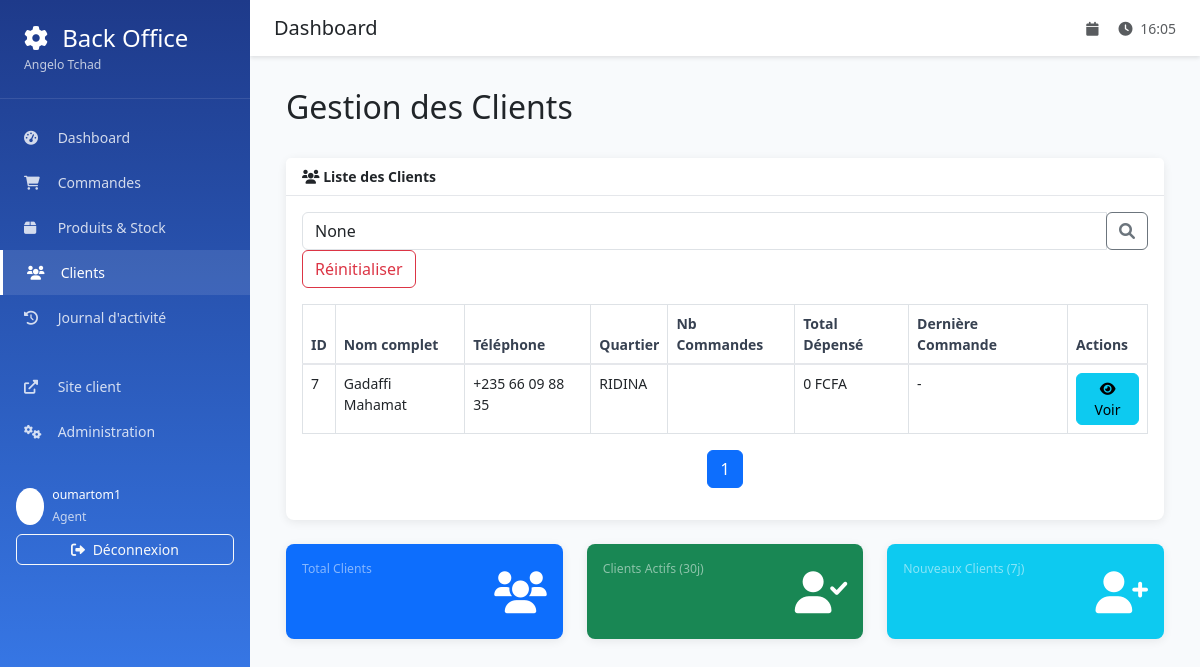
Page /backoffice/clients/ (signed in) on the earlier database version.
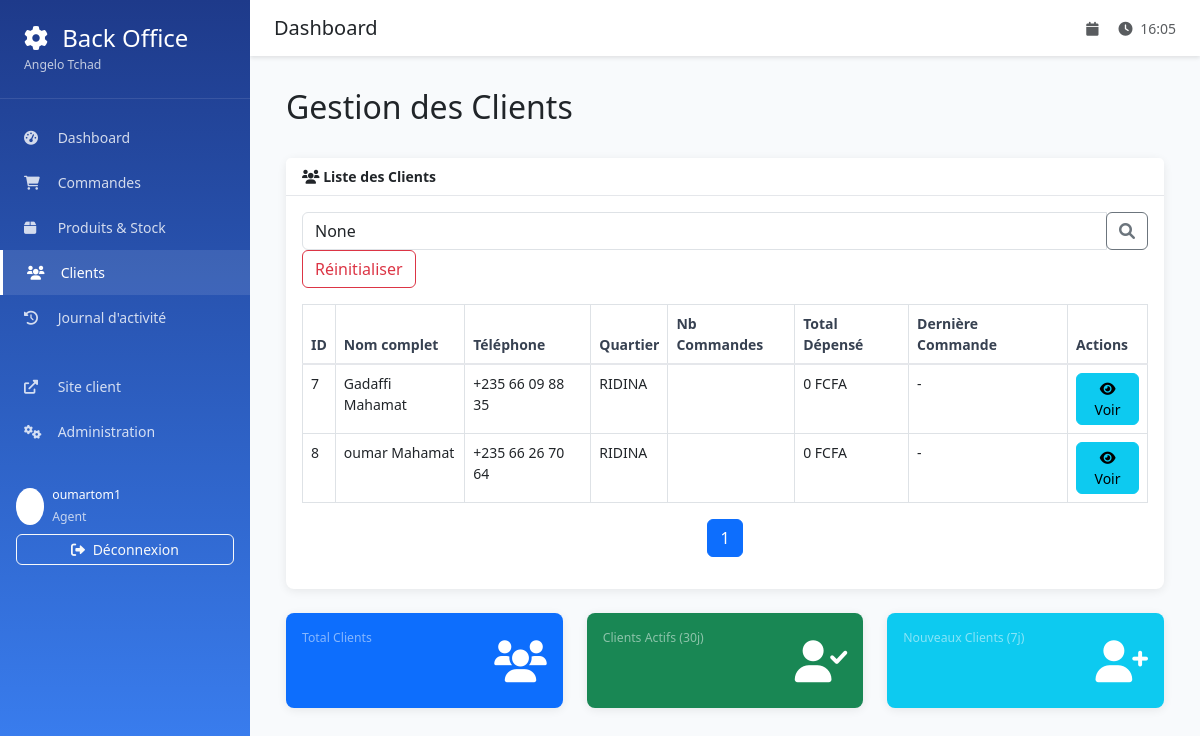
Same page on the later database version.
### orders/models.py (models this page shows, shortened)
class Client(models.Model):
    first_name = models.CharField(max_length=100, verbose_name="Prénom")
    last_name = models.CharField(max_length=100, verbose_name="Nom")
    phone_regex = RegexValidator(
        regex=r'^\+235\s?\d{2}\s?\d{2}\s?\d{2}\s?\d{2}$',
        message="Le numéro doit être au format: +235 XX XX XX XX"
    )
    phone_number = models.CharField(
        validators=[phone_regex],
        max_length=17,
        verbose_name="Numéro de téléphone"
    )
    neighborhood = models.CharField(max_length=200, verbose_name="Quartier")
    address_details = models.TextField(blank=True, verbose_name="Détails de l'adresse")
    created_at = models.DateTimeField(auto_now_add=True)
    class Meta:
        verbose_name = "Client"
        verbose_name_plural = "Clients"
        ordering = ['last_name', 'first_name']
    @property
    def full_name(self):
        return f"{self.first_name} {self.last_name}"

### backoffice/views.py (the view, shortened to what this page needs)
# urls.py: path('clients/', views.clients_list, name='clients_list'),
@login_required
def clients_list(request):
    clients = Client.objects.annotate(
        orders_count=Count('order')
    ).order_by('-orders_count')
    search = request.GET.get('search')
    paginator = Paginator(clients, 20)
    page_number = request.GET.get('page')
    page_obj = paginator.get_page(page_number)
    context = {
        'page_obj': page_obj,
        'search': search,
    }
    return render(request, 'backoffice/clients_list.html', context)

### templates/backoffice/clients_list.html (shortened to what the changed rows need)
{% extends 'backoffice/base.html' %}
{% load static %}
{% block content %}
<div class="container-fluid">
    <div class="d-flex justify-content-between align-items-center mb-4">
        <h2>Gestion des Clients</h2>
    </div>
    <div class="card mb-4">
        <div class="card-body">
            <div class="table-responsive">
                <table class="table table-bordered" id="clientsTable" width="100%" cellspacing="0">
                    <thead>
                        <tr>
                            <th>ID</th>
                            <th>Nom complet</th>
                            <th>Téléphone</th>
                            <th>Quartier</th>
                            <th>Nb Commandes</th>
                            <th>Total Dépensé</th>
                            <th>Dernière Commande</th>
                            <th>Actions</th>
                        </tr>
                    </thead>
                    <tbody>
                        {% for client in page_obj %}
                        <tr>
                            <td>{{ client.id }}</td>
                            <td>{{ client.full_name }}</td>
                            <td>{{ client.phone_number }}</td>
                            <td>{{ client.neighborhood }}</td>
                            <td>
                                <span class="badge badge-info">{{ client.orders_count }}</span>
                            </td>
                            <td>
                                {% if client.total_spent %}
                                    {{ client.total_spent|floatformat:0 }} FCFA
                                {% else %}
                                    0 FCFA
                                {% endif %}
                            </td>
                            <td>
                                {% if client.last_order_date %}
                                    {{ client.last_order_date|date:"d/m/Y" }}
                                {% else %}
                                    -
                                {% endif %}
                            </td>
                            <td>
                                <a href="{% url 'backoffice:client_detail' client.id %}" class="btn btn-sm btn-info">
                                    <i class="fas fa-eye"></i> Voir
                                </a>
                            </td>
                        </tr>
                        {% empty %}
                        <tr>
                            <td colspan="8" class="text-center">Aucun client trouvé.</td>
                        </tr>
                        {% endfor %}
                    </tbody>
                </table>
            </div>
            <nav aria-label="Page navigation example">
                <ul class="pagination justify-content-center">
                    {% for i in page_obj.paginator.page_range %}
                        {% if page_obj.number == i %}
                            <li class="page-item active"><a class="page-link" href="#">{{ i }}</a></li>
                        {% else %}
                            <li class="page-item"><a class="page-link" href="?page={{ i }}{% if search %}&search={{ search }}{% endif %}">{{ i }}</a></li>
                        {% endif %}
                    {% endfor %}
                </ul>
            </nav>
        </div>
    </div>
</div>
{% endblock %}

Differences in the rows shown:
added Client: id "8", full_name "oumar Mahamat", phone_number "+235 66 26 70 64", neighborhood "RIDINA"
